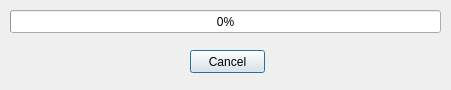
<?xml version="1.0" encoding="UTF-8"?>
<ui version="4.0">
 <class>CEventProgDlg</class>
 <widget class="QDialog" name="CEventProgDlg">
  <property name="geometry">
   <rect>
    <x>0</x>
    <y>0</y>
    <width>451</width>
    <height>90</height>
   </rect>
  </property>
  <property name="windowTitle">
   <string>Working...</string>
  </property>
  <widget class="QPushButton" name="pushButton">
   <property name="geometry">
    <rect>
     <x>190</x>
     <y>50</y>
     <width>75</width>
     <height>23</height>
    </rect>
   </property>
   <property name="text">
    <string>Cancel</string>
   </property>
   <property name="default">
    <bool>true</bool>
   </property>
  </widget>
  <widget class="QProgressBar" name="progressBar">
   <property name="geometry">
    <rect>
     <x>10</x>
     <y>10</y>
     <width>431</width>
     <height>23</height>
    </rect>
   </property>
   <property name="value">
    <number>0</number>
   </property>
  </widget>
  <widget class="QLabel" name="label">
   <property name="geometry">
    <rect>
     <x>10</x>
     <y>40</y>
     <width>41</width>
     <height>41</height>
    </rect>
   </property>
   <property name="text">
    <string/>
   </property>
  </widget>
 </widget>
 <resources/>
 <connections/>
</ui>
